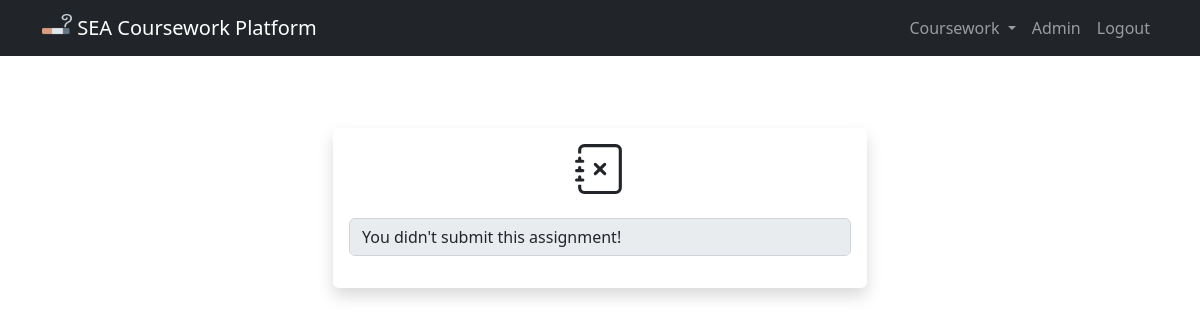
Page /coursework/6/assignment/8/view (signed in) on the earlier database version.
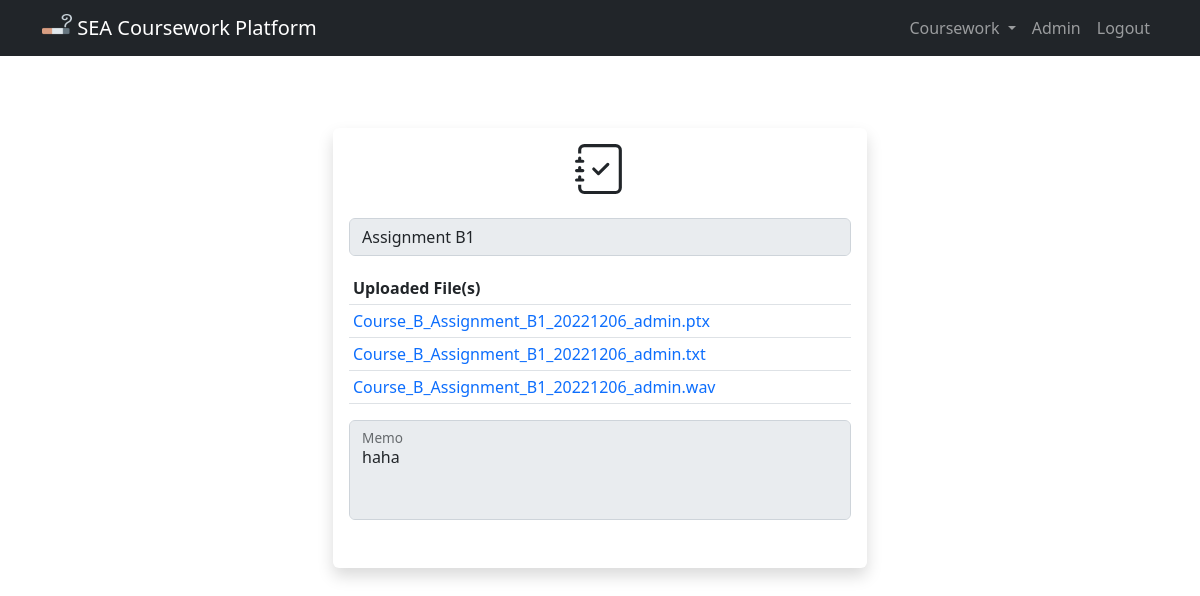
Same page on the later database version.
### coursework/models.py (models this page shows, shortened)
class AssignmentStatus(models.Model):
    assignment = models.ForeignKey(
        Assignment,
        on_delete=models.PROTECT,
        related_name="status"
    )
    student = models.ForeignKey(
        User,
        on_delete=models.PROTECT,
        related_name="assignment_student"
    )
    memo = models.TextField(
        blank=True,
        null=True
    )
    class Meta:
        ordering = [
            "assignment",
            "student__username"
        ]

class Assignment(models.Model):
    coursework = models.ForeignKey(
        Coursework,
        on_delete=models.PROTECT,
        related_name="assignment"
    )
    title = models.CharField(max_length=128)
    created_on = models.DateTimeField(auto_now_add=True)
    deadline = models.DateTimeField()
    def __str__(self):
        return self.title
    @property
    def is_expired(self):
        return timezone.now() > self.deadline
    class Meta:
        ordering = [
            "coursework",
            "-created_on"
        ]

class UploadFile(models.Model):
    assignment = models.ForeignKey(
        AssignmentStatus,
        on_delete=models.CASCADE,
        related_name="upload_file"
    )
    file = models.FileField(
        blank=True,
        null=True,
        upload_to=path_and_rename
    )
    class Meta:
        ordering = [
            "assignment",
            "assignment__student",
            "file"
        ]

### coursework/views.py (the view)
@login_required
def view_submit_result(request, coursework_id, assignment_id):
    user = request.user
    assignment = Assignment.objects.get(
        pk=int(assignment_id)
    )
    if user_in_coursework(user, coursework_id, assignment) and request.method == "GET" and assignment.is_expired:
        try:
            assignment_status = AssignmentStatus.objects.get(
                assignment=assignment,
                student=user
            )
        except AssignmentStatus.DoesNotExist:
            assignment_status = None
        return render(request, "coursework/view_submit_result.html", {
            "assignment_status": assignment_status,
            "upload_file": UploadFile.objects.filter(
                assignment=assignment_status
            )
        })
    else:
        messages.error(
            request, "Something went wrong!"
        )
        return HttpResponseRedirect(reverse("index"))

### coursework/models.py (called while the page is built)
    def __str__(self):
        return self.name

### coursework/views.py (called while the page is built)
def user_in_coursework(user, coursework_id, assignment):
    coursework = Coursework.objects.get(
        pk=int(coursework_id)
    )
    if user in coursework.taken_person.all() and assignment.coursework == coursework:
        return True
    else:
        return False

### coursework/templates/coursework/view_submit_result.html (shortened to what this page needs)
{% extends "coursework/layout.html" %}
{% block body %}
<section>
  <div class="container mt-5 pt-5">
    <div class="row">
      <div class="col-12 col-sm-8 col-md-6 m-auto">
        <div class="card border-0 shadow">
          <div class="card-body">
            {% if not assignment_status %}
            <div class="text-center">
            </div>
            <div class="mb-3">
              <input type="text" id="disabledTextInput" class="form-control" value="You didn't submit this assignment!" disabled>
            </div>
            {% else %}
            <div class="text-center">
            </div>
            <div class="mb-3">
              <input type="text" id="disabledTextInput" class="form-control" value="{{ assignment_status.assignment }}"
                disabled>
            </div>
            <div class="mb-3 overflow-auto">
              <table class="table table-sm">
                <thead>
                  <tr>
                    <th scope="col">Uploaded File(s)</th>
                  </tr>
                </thead>
                <tbody>
                  {% for file in upload_file.all %}
                  <tr id="uploaded-file-{{ file.id }}">
                    <td>
                      <a href="{{ file.file.url }}" class="text-decoration-none">
                        {{ file.file }}
                      </a>
                    </td>
                  </tr>
                  {% empty %}
                  <tr>
                    <td>No uploaded file...</td>
                  </tr>
                  {% endfor %}
                </tbody>
              </table>
              <div class="form-floating mb-3">
                <textarea class="form-control" id="edit-memo" name="memo" style="height: 100px; resize: none"
                  placeholder="Memo" disabled>{{ assignment_status.memo }}</textarea>
                <label for="edit-memo">Memo</label>
              </div>
            </div>
            {% endif %}
          </div>
        </div>
      </div>
    </div>
  </div>
  </div>
{% endblock %}

Differences in the rows shown:
added AssignmentStatus: assignment "Assignment B1", memo "haha"
added UploadFile: file "Course_B_Assignment_B1_20221206_admin.ptx"
added UploadFile: file "Course_B_Assignment_B1_20221206_admin.txt"
added UploadFile: file "Course_B_Assignment_B1_20221206_admin.wav"
Other differences:
form field value: "You didn't submit this assignment!" → (not shown)
text now shown: "Uploaded File(s)"
